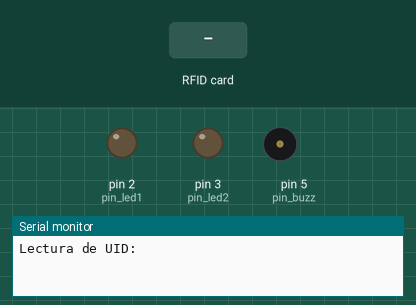
This sketch was run on a simulated Arduino Uno, built with avr-gcc and run on an emulated ATmega328P. Shown: output pins drawn as LEDs (lit = HIGH), buzzer (waves = sounding), the last lines printed to the serial monitor. The test bench sets the inputs (shaded band). Pins used as bus, display or sensor lines are not drawn.

Above: at 1.2 s.
1.3 s: RFID card 13 26 CE 1C held to the reader
At 2.5 s:
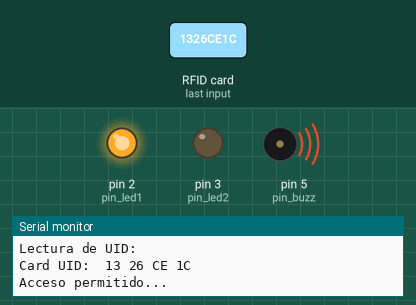
2.8 s: RFID card D3 F0 AE 0D held to the reader
At 5.6 s:
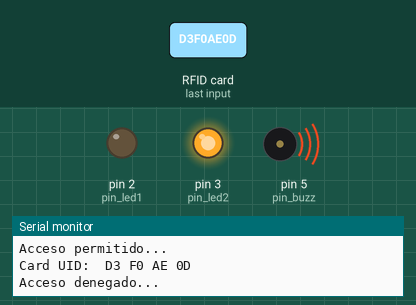
Timing chart, 0 to 10.8 s (numbered marks = the images above; inputs shaded):
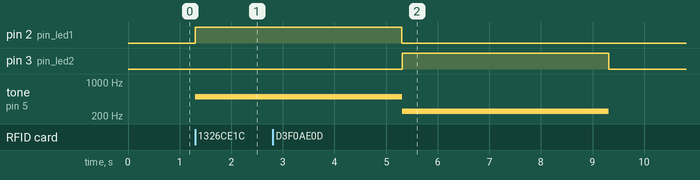

The sketch:

Practica4.ino
```cpp
#include <SPI.h>
#include <MFRC522.h>


//variables
#define pin_RST 9 //pin 9 ardui para pin reset
#define pin_SS 10 //pin 10 ardui para pin SS (SDA)
const int pin_led1 = 2;
const int pin_led2 = 3;
const int pin_buzz = 5;
int diley = 4000;


//Constructor
MFRC522 mi_RFID(pin_SS, pin_RST);


void setup() {
  Serial.begin(9600); // iniciamos monitor serie
  SPI.begin(); //iniciamos bus spi
  mi_RFID.PCD_Init();
  Serial.println("Lectura de UID: ");
  pinMode(pin_led1, OUTPUT);
  pinMode(pin_led2, OUTPUT);

}

//codigos de las tarjetas
byte ActualUID[4]; //almacenará el código del Tag leído
byte Usuario1[4] = {0x13, 0x26, 0xCE, 0x1C} ;
byte Usuario2[4] = {0xD3, 0XF0, 0XAE, 0X0D} ;

void loop() {
  // Revisamos si hay nuevas tarjetas  presentes
  if ( mi_RFID.PICC_IsNewCardPresent())
  {
    //Seleccionamos una tarjeta
    if ( mi_RFID.PICC_ReadCardSerial())
    {
      // Enviamos serialemente su UID
      Serial.print("Card UID: ");
      for (byte i = 0; i < mi_RFID.uid.size; i++) {
        Serial.print(mi_RFID.uid.uidByte[i] < 0x10 ? " 0" : " ");
        Serial.print(mi_RFID.uid.uidByte[i], HEX);
        ActualUID[i] = mi_RFID.uid.uidByte[i];
      } //for
      Serial.println();
      //cuando es correcto el usuario
      if (compareArray(ActualUID, Usuario1)) {
        Serial.println("Acceso permitido...");
        digitalWrite(pin_led1, HIGH);
        digitalWrite(pin_led2, LOW);
        tone(pin_buzz, 500, 4000);
        delay(diley);
        digitalWrite(pin_led1, LOW);

      }

      else if (compareArray(ActualUID, Usuario2)) {
        Serial.println("Acceso denegado...");
        digitalWrite(pin_led1, LOW);
        digitalWrite(pin_led2, HIGH);
        tone(pin_buzz, 250, 4000);
        delay(diley);
        digitalWrite(pin_led2, LOW);

        //se termina la lectura
        mi_RFID.PICC_HaltA();
      }//else
    }//2do if
  }//1er if
}//loop


//Función para comparar dos vectores
boolean compareArray(byte array1[], byte array2[])
{
  if (array1[0] != array2[0])return (false);
  if (array1[1] != array2[1])return (false);
  if (array1[2] != array2[2])return (false);
  if (array1[3] != array2[3])return (false);
  return (true);
}
```

Measured:
- after the input at 1.3 s, pin 2 (pin_led1): LOW → HIGH at once; tone on pin 5 (pin_buzz): silent → 500 Hz at once
- after the input at 2.8 s, pin 3 (pin_led2): LOW → HIGH after 2.5 s, → LOW 4.0 s later; tone on pin 5 (pin_buzz): 500 Hz → 250 Hz after 2.5 s, → silent 4.0 s later
